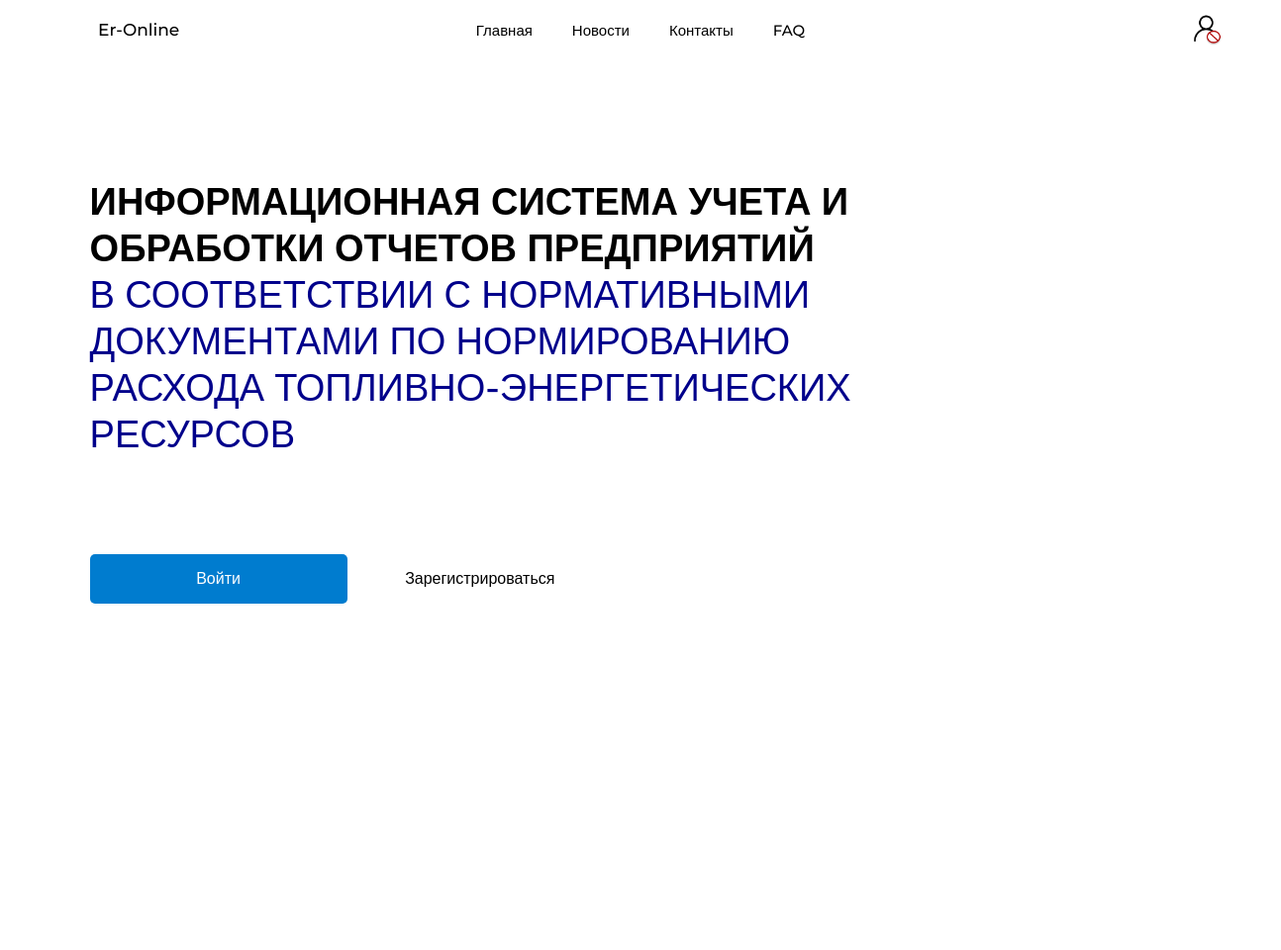
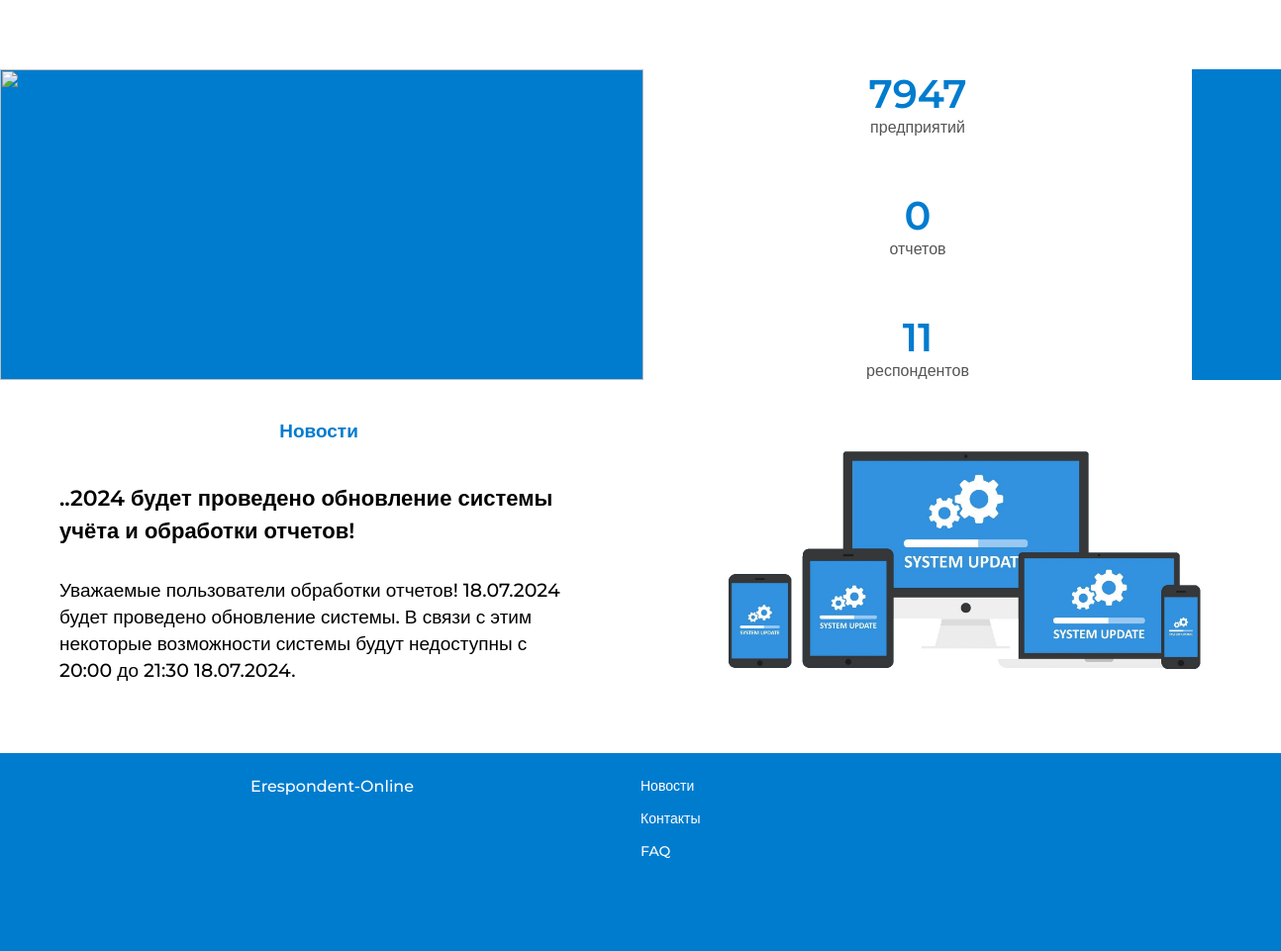
The page / on the database its author committed (2 pictures, top to bottom).
### website/models.py (models this page shows)
class News(db.Model):
    __tablename__ = 'news'
    id = db.Column(db.Integer, primary_key=True)
    title = db.Column(db.String(100))
    text = db.Column(db.String(300))
    img_name = db.Column(db.String(20))
    created_time = db.Column(db.DateTime, nullable=False, default=datetime.now())

### website/views.py (the view)
@views.route('/')
def beginPage():
    user_data = User.query.count()
    organization_data = Organization.query.count()
    report_data = Report.query.count()
    latest_news = News.query.order_by(desc(News.id)).first()
    return render_template('beginPage.html',
                           latest_news=latest_news,
                           user=current_user,
                           user_data = user_data,
                           organization_data = organization_data,
                           report_data = report_data
                           )

### website/templates/beginPage.html (shortened to what this page needs)
{% extends "base.html" %}
{% block content %}
<div class="blurred-background"></div>
<div class="hellow_row">
    <div class= "hellow_row_left">
        <div class = "hellow_row_name">
            Информационная система учета и обработки отчетов предприятий
        </div>
        <div class = "hellow_row_dop_name">
            в соответствии с нормативными документами по нормированию расхода топливно-энергетических ресурсов
        </div>
        <div class = "hellow_buttonarea">
            {% if current_user.is_authenticated and user.type != 'Аудитор'%}
                <button onclick="window.location.href='/report_area'" type="" class = "blue_button">Подать отчет</button>
            {% elif current_user.is_authenticated and user.type == 'Аудитор' %}
                <button onclick="window.location.href='/audit_area/all_reports?year=&quarter='" type="" class = "blue_button">Просмотр отчетов</button>
            {% else %}
                <button onclick="window.location.href='/login'" type="" class = "blue_button">Войти</button>
                <button onclick="window.location.href='/sign'" type="" class = "blue_button_invizback">Зарегистрироваться</button>
            {% endif %}
        </div>
    </div>
    <div class= "hellow_row_right">
    </div>
</div>
<div class="statistics-row">
    <div class = "statistics-row-left">
        <img src="{{ url_for('static', filename='img/stats.jpg')}}" alt="">
    </div>
    <div class = "statistics-row-right">
        <div class="item_stat">
            <div class = "stat_count">{{organization_data}}</div>
            <a class = "stat_name">предприятий</a>
        </div>
        <div class="item_stat">
            <div class = "stat_count">{{report_data}}</div>
            <a class = "stat_name">отчетов</a>
        </div>
        <div class="item_stat">
            <div class = "stat_count">{{user_data}}</div>
            <a class = "stat_name">респондентов</a>
        </div>
    </div>
</div>
<div class="news-row" id = "news_row">
    <div class = "news-row-left">
        <div class="item_news">
            <a class = "news_name">Новости</a>
            <p class = "first_p">{{latest_news.title}}</p>
            <p class = "second_p">{{latest_news.text}}</p>
        </div>
    </div>
    <div class = "news-row-right">
        <img src="{{ url_for('static', filename='img/news/' + latest_news.img_name) }}" alt="">
    </div>
</div>
{% endblock %}

### website/static/css/base.css (style rules this page uses)
* { margin: 0; padding: 0; font-family: Montserrat, Arial, sans-serif; }
html, body { margin: 0; padding: 0; overflow: visible; }
a { text-decoration: none; }
body { display: flex; flex-direction: column; min-height: 100vh; background-color:#fff; overflow-x: hidden; color: rgb(0, 0, 0); }
:root { --color1: #7dc5ff; --color2: rgba(184, 220, 255, 0.6); --color3: #0085f1; --color7: rgb(96, 255, 122); --remarksclr: rgba(255, 186, 96, 0.705); --odobrclr: rgb(96, 255, 122, 0.705); --delclr: rgb(255, 96, 96, 0.705); --blue-back: #007ccf; --green-back: #00aaaa;; --blue-back-hover: #0067ac; --moreblue_text: darkblue; }
.blurred-background { position: absolute; top: 0; left: 0; width: 100%; height: 100%; z-index: -1; filter: blur(80px); animation: gradient-animation 15s ease infinite; opacity: 1; transition: opacity 3s ease-in-out; }
.blue_button { line-height: 1.5715; position: relative; display: inline-block; font-weight: 400; white-space: nowrap; text-align: center; background-image: none; box-shadow: 0 2px 0 rgba(0, 0, 0, .015); cursor: pointer; transition: all .3s cubic-bezier(.645,.045,.355,1); -webkit-user-select: none; -moz-user-select: none; -ms-user-select: none; user-select: none; touch-action: manipulation; height: 35px; padding: 4px 15px; font-size: 13px; border-radius: 5px; margin-top: 20px; border: none; background: var(--blue-back); color: white; }
.blue_button_invizback { background-color: #00000000; box-shadow: none; color: rgb(0, 0, 0); font-weight: 500; height: 35px; padding: 4px 15px; font-size: 14px; border: none; transition: 0.3s color ease; cursor: pointer; }
.hellow_row { width: calc(100% ); min-height: calc(100vh - 180px); display: flex; flex-direction: row; justify-content: start; align-items: left; padding: 180px 0 0 0; padding-left: 7%; }
.hellow_row_left { display: flex; flex-direction: column; max-width: 66.66666667%; padding-bottom: 200px; }
.hellow_row_name, .hellow_row_dop_name { font-size: 38px; text-transform: uppercase; text-align: left; font-weight: 600; }
.hellow_row_name { color: transparent; animation: fadeInTextblack 1s ease forwards; }
.hellow_row_dop_name { font-weight: 500; padding-bottom: 9%; animation: fadeInTextblue 1s ease forwards; }
.hellow_buttonarea button { height: 50px; width: 260px; padding: 0 30px; font-size: 16px; }
.hellow_row_right { min-height: 1px; padding-left: 30px; }
.statistics-row { max-width: 100%; margin-top: 220px; background-color: var(--blue-back); display: flex; flex-direction: row; justify-content: center; }
.statistics-row-left img { width: 650px; height: 100%; object-fit: cover; }
.statistics-row-right { width: 555px; height: auto; display: flex; flex-direction: column; background-color: white; justify-content: center; margin-right: 90px; }
.item_stat { display: flex; flex-direction: column; text-align: center; }
.item_stat:nth-child(2) { margin: 10% 0 }
.stat_count { font-size: 40px; color: var(--blue-back); font-weight: 600; text-align: center; align-items: center; }
.stat_name { font-size: 16px; color: #555555; font-weight: 500; }
.news-row { max-width: 100%; margin: 0 0; height: auto; display: flex; flex-direction: row; justify-content: center; align-items: center; }
.news-row-left { width: 555px; height: auto; display: flex; flex-direction: column; padding: 40px 60px; justify-content: start; background-color: white; }
.news-row-right { max-width: 650px; text-align: center; }
.news-row-right img { width: 80%; height: auto; object-fit: cover; }
.item_news { display: flex; flex-direction: column; align-items: center; }
.news_name { font-size: 19px; color: var(--blue-back); font-weight: 600; padding-bottom: 40px; }
.item_news .first_p { font-size: 22px; padding-bottom: 30px; font-weight: 600; line-height: 33px; }
.item_news .second_p { font-size: 19px; padding-bottom: 30px; font-weight: 500; line-height: 27px; }

### rows shown on the page
News: title "..2024 будет проведено обновление системы учёта и обработки отчетов!", text "Уважаемые пользователи обработки отчетов! 18.07.2024 будет проведено обновление системы. В связи с этим некоторые возможности системы будут недоступны с 20:00 до 21:30 18.07.2024.", img_name (picture)

### other values the page prints
{{ organization_data }} "7947"
{{ report_data }} "0"
{{ user_data }} "11"
